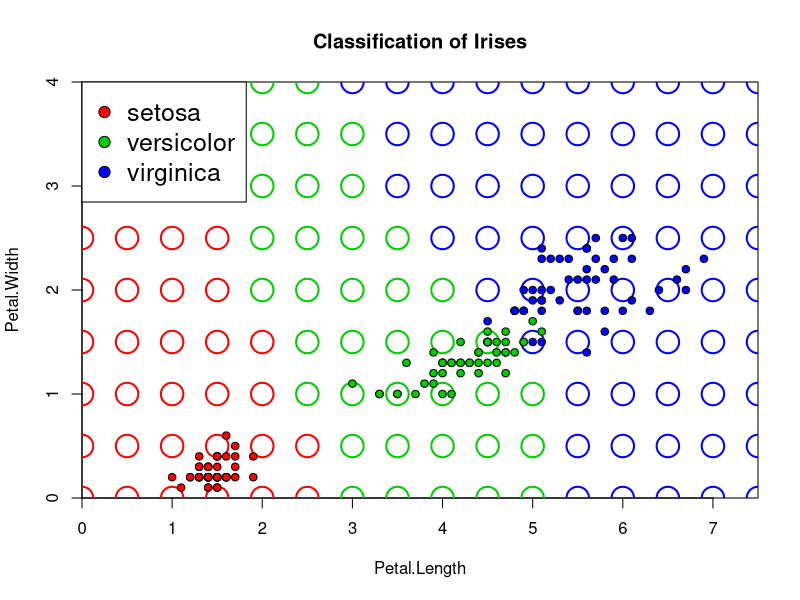

The R script that drew this image:
# source("C:\\Users\\Андрей\\Desktop\\СМПР\\test.r", echo = TRUE)
# source('C:/Users/Андрей/Desktop/СМПР/test.r', echo = TRUE)
colors <- c("setosa" ="red", "versicolor" ="green3", "virginica" ="blue")
fontcolors <- c("setosa" ="red", "versicolor" ="green3", "virginica" ="blue")
# Евклидово расстояние
euclideanDistance <- function(u, v)
{
  sqrt(sum((u - v)^2))
}
# Сортируем объекты согласно расстояния до объекта z
sortObjectsByDist <- function(xl, z, metricFunction = euclideanDistance)
{
  l <- dim(xl)[1]
  n <- dim(xl)[2] - 1
  # Создаём матрицу расстояний
  distances <- matrix(NA, l, 2)
  for (i in 1:l)
  {
    distances[i, ] <- c(i, metricFunction(xl[i, 1:n], z))
  }
  # Сортируем
  orderedXl <- xl[order(distances[, 2]), ]
  return (orderedXl)
}
# Применяем метод kNN
kNN <- function(xl, z, k)
{
  # Сортируем выборку согласно классифицируемого объекта
  orderedXl <- sortObjectsByDist(xl, z)
  n <- dim(orderedXl)[2] - 1
  # Получаем классы первых k соседей
  classes <- orderedXl[1:k, n + 1]
  # Составляем таблицу встречаемости каждого класса
  counts <- table(classes)
  # Находим класс, который доминирует среди первых k соседей
  class <- names(which.max(counts))
  return (class)
}
a <- 3
b <- 4
xl <- iris[, c(a,b,5)]
# Создаем пустой холст
plot(main="Classification of Irises", 1, type="n", xlab=colnames(xl)[1], ylab=colnames(xl)[2], xlim=c(0, 7.5), ylim=c(0, 4), xaxs="i", yaxs="i")
# Классификация поля объектов
for(i in seq(from=0, to=4, by=0.5)) {
  for(j in seq(from=0, to=7.5, by=0.5)) {
    class <- kNN(xl, c(j,i), k=1)
    points(j, i, pch =1, asp =1, cex =3, col =fontcolors[class], lwd =2)
  }
}
# Рисуем выборку
points(iris[, c(a,b)], pch =21, bg = colors[iris$Species], col ="black", asp=1)
legend("topleft", legend=c("setosa", "versicolor", "virginica"),
       cex=1.5, pch = c(21,21,21),
        text.font=6, pt.bg=colors, xpd=TRUE, horiz=FALSE, bty="y", bg="white")
